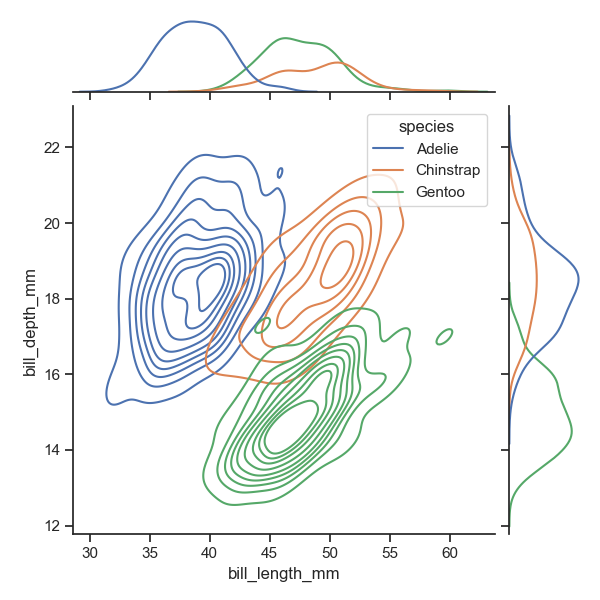

Write the Python code that produced this figure.
# 引入所需库
import seaborn as sns
import matplotlib.pyplot as plt

# 设置图大小
f, ax = plt.subplots(figsize=(7, 6))

# 将主题设置为带有刻度的风格
sns.set_theme(style="ticks")

# 加载示例数据集
penguins = sns.load_dataset("penguins")

# 绘制核密度估计图
g = sns.jointplot(
    data=penguins,
    x="bill_length_mm", y="bill_depth_mm", hue="species",
    kind="kde",
)
plt.show()
